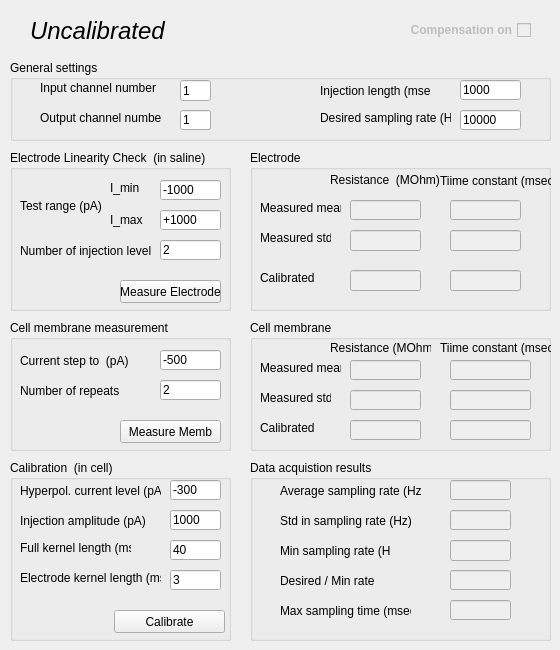
   <widget class="QWidget" name="electrode2">
    <attribute name="title">
     <string>Electrode 2</string>
    </attribute>
    <widget class="QGroupBox" name="groupBox_5">
     <property name="geometry">
      <rect>
       <x>250</x>
       <y>460</y>
       <width>301</width>
       <height>181</height>
      </rect>
     </property>
     <property name="title">
      <string>Data acquistion results</string>
     </property>
     <widget class="QLabel" name="label_19">
      <property name="geometry">
       <rect>
        <x>30</x>
        <y>20</y>
        <width>141</width>
        <height>21</height>
       </rect>
      </property>
      <property name="text">
       <string>Average sampling rate (Hz)</string>
      </property>
     </widget>
     <widget class="QLabel" name="label_21">
      <property name="geometry">
       <rect>
        <x>30</x>
        <y>80</y>
        <width>111</width>
        <height>21</height>
       </rect>
      </property>
      <property name="text">
       <string>Min sampling rate (Hz)</string>
      </property>
     </widget>
     <widget class="QLineEdit" name="leAverSamplRate_2">
      <property name="enabled">
       <bool>false</bool>
      </property>
      <property name="geometry">
       <rect>
        <x>200</x>
        <y>20</y>
        <width>61</width>
        <height>20</height>
       </rect>
      </property>
     </widget>
     <widget class="QLineEdit" name="leMinSRate_2">
      <property name="enabled">
       <bool>false</bool>
      </property>
      <property name="geometry">
       <rect>
        <x>200</x>
        <y>80</y>
        <width>61</width>
        <height>21</height>
       </rect>
      </property>
     </widget>
     <widget class="QLabel" name="label_41">
      <property name="geometry">
       <rect>
        <x>30</x>
        <y>50</y>
        <width>131</width>
        <height>21</height>
       </rect>
      </property>
      <property name="text">
       <string>Std in sampling rate (Hz)</string>
      </property>
     </widget>
     <widget class="QLineEdit" name="leSTDSamplingRate_2">
      <property name="enabled">
       <bool>false</bool>
      </property>
      <property name="geometry">
       <rect>
        <x>200</x>
        <y>50</y>
        <width>61</width>
        <height>20</height>
       </rect>
      </property>
     </widget>
     <widget class="QLineEdit" name="leDesPerMinRate_2">
      <property name="enabled">
       <bool>false</bool>
      </property>
      <property name="geometry">
       <rect>
        <x>200</x>
        <y>110</y>
        <width>61</width>
        <height>20</height>
       </rect>
      </property>
     </widget>
     <widget class="QLabel" name="label_42">
      <property name="geometry">
       <rect>
        <x>30</x>
        <y>110</y>
        <width>111</width>
        <height>21</height>
       </rect>
      </property>
      <property name="text">
       <string>Desired / Min rate </string>
      </property>
     </widget>
     <widget class="QLabel" name="label_43">
      <property name="geometry">
       <rect>
        <x>30</x>
        <y>140</y>
        <width>131</width>
        <height>21</height>
       </rect>
      </property>
      <property name="text">
       <string>Max sampling time (msec)</string>
      </property>
     </widget>
     <widget class="QLineEdit" name="leMaxSTime_2">
      <property name="enabled">
       <bool>false</bool>
      </property>
      <property name="geometry">
       <rect>
        <x>200</x>
        <y>140</y>
        <width>61</width>
        <height>20</height>
       </rect>
      </property>
     </widget>
    </widget>
    <widget class="QGroupBox" name="groupBox_6">
     <property name="geometry">
      <rect>
       <x>250</x>
       <y>150</y>
       <width>301</width>
       <height>161</height>
      </rect>
     </property>
     <property name="title">
      <string>Electrode</string>
     </property>
     <widget class="QLabel" name="label_44">
      <property name="geometry">
       <rect>
        <x>190</x>
        <y>20</y>
        <width>111</width>
        <height>21</height>
       </rect>
      </property>
      <property name="text">
       <string>Tiime constant (msec)</string>
      </property>
     </widget>
     <widget class="QLabel" name="label_9">
      <property name="geometry">
       <rect>
        <x>10</x>
        <y>50</y>
        <width>81</width>
        <height>16</height>
       </rect>
      </property>
      <property name="text">
       <string>Measured mean</string>
      </property>
     </widget>
     <widget class="QLineEdit" name="leElecMeasRes_2">
      <property name="enabled">
       <bool>false</bool>
      </property>
      <property name="geometry">
       <rect>
        <x>100</x>
        <y>50</y>
        <width>71</width>
        <height>20</height>
       </rect>
      </property>
     </widget>
     <widget class="QLineEdit" name="leElecCalibRes_2">
      <property name="enabled">
       <bool>false</bool>
      </property>
      <property name="geometry">
       <rect>
        <x>100</x>
        <y>120</y>
        <width>71</width>
        <height>21</height>
       </rect>
      </property>
     </widget>
     <widget class="QLabel" name="label_45">
      <property name="geometry">
       <rect>
        <x>80</x>
        <y>20</y>
        <width>111</width>
        <height>20</height>
       </rect>
      </property>
      <property name="text">
       <string>Resistance  (MOhm)</string>
      </property>
     </widget>
     <widget class="QLabel" name="label_46">
      <property name="geometry">
       <rect>
        <x>10</x>
        <y>120</y>
        <width>61</width>
        <height>16</height>
       </rect>
      </property>
      <property name="text">
       <string>Calibrated</string>
      </property>
     </widget>
     <widget class="QLineEdit" name="leElecMeasTime_2">
      <property name="enabled">
       <bool>false</bool>
      </property>
      <property name="geometry">
       <rect>
        <x>200</x>
        <y>50</y>
        <width>71</width>
        <height>20</height>
       </rect>
      </property>
     </widget>
     <widget class="QLineEdit" name="leElecResStd_2">
      <property name="enabled">
       <bool>false</bool>
      </property>
      <property name="geometry">
       <rect>
        <x>100</x>
        <y>80</y>
        <width>71</width>
        <height>21</height>
       </rect>
      </property>
     </widget>
     <widget class="QLabel" name="label_47">
      <property name="geometry">
       <rect>
        <x>10</x>
        <y>80</y>
        <width>71</width>
        <height>16</height>
       </rect>
      </property>
      <property name="text">
       <string>Measured std</string>
      </property>
     </widget>
     <widget class="QLineEdit" name="leElecTimeStd_2">
      <property name="enabled">
       <bool>false</bool>
      </property>
      <property name="geometry">
       <rect>
        <x>200</x>
        <y>80</y>
        <width>71</width>
        <height>21</height>
       </rect>
      </property>
     </widget>
    </widget>
    <widget class="QGroupBox" name="gbGeneral_2">
     <property name="geometry">
      <rect>
       <x>10</x>
       <y>60</y>
       <width>541</width>
       <height>81</height>
      </rect>
     </property>
     <property name="title">
      <string>General settings</string>
     </property>
     <widget class="QLineEdit" name="leGenOutChannelNum_2">
      <property name="geometry">
       <rect>
        <x>170</x>
        <y>50</y>
        <width>31</width>
        <height>20</height>
       </rect>
      </property>
      <property name="layoutDirection">
       <enum>Qt::RightToLeft</enum>
      </property>
      <property name="text">
       <string>1</string>
      </property>
     </widget>
     <widget class="QLabel" name="label_10">
      <property name="geometry">
       <rect>
        <x>30</x>
        <y>20</y>
        <width>121</width>
        <height>16</height>
       </rect>
      </property>
      <property name="text">
       <string>Input channel number</string>
      </property>
     </widget>
     <widget class="QLineEdit" name="leGenInjLen_2">
      <property name="geometry">
       <rect>
        <x>450</x>
        <y>20</y>
        <width>61</width>
        <height>20</height>
       </rect>
      </property>
      <property name="text">
       <string>1000</string>
      </property>
     </widget>
     <widget class="QLineEdit" name="leGenSamplingRate_2">
      <property name="geometry">
       <rect>
        <x>450</x>
        <y>50</y>
        <width>61</width>
        <height>20</height>
       </rect>
      </property>
      <property name="text">
       <string>10000</string>
      </property>
     </widget>
     <widget class="QLabel" name="label_11">
      <property name="geometry">
       <rect>
        <x>30</x>
        <y>50</y>
        <width>121</width>
        <height>16</height>
       </rect>
      </property>
      <property name="text">
       <string>Output channel number</string>
      </property>
     </widget>
     <widget class="QLabel" name="label_48">
      <property name="geometry">
       <rect>
        <x>310</x>
        <y>20</y>
        <width>111</width>
        <height>21</height>
       </rect>
      </property>
      <property name="text">
       <string>Injection length (msec)</string>
      </property>
     </widget>
     <widget class="QLabel" name="label_49">
      <property name="geometry">
       <rect>
        <x>310</x>
        <y>50</y>
        <width>131</width>
        <height>16</height>
       </rect>
      </property>
      <property name="text">
       <string>Desired sampling rate (Hz)</string>
      </property>
     </widget>
     <widget class="QLineEdit" name="leGenInChannelNum_2">
      <property name="geometry">
       <rect>
        <x>170</x>
        <y>20</y>
        <width>31</width>
        <height>21</height>
       </rect>
      </property>
      <property name="layoutDirection">
       <enum>Qt::RightToLeft</enum>
      </property>
      <property name="text">
       <string>1</string>
      </property>
     </widget>
    </widget>
    <widget class="QGroupBox" name="gbLinCheck_3">
     <property name="enabled">
      <bool>true</bool>
     </property>
     <property name="geometry">
      <rect>
       <x>10</x>
       <y>320</y>
       <width>221</width>
       <height>131</height>
      </rect>
     </property>
     <property name="title">
      <string>Cell membrane measurement</string>
     </property>
     <widget class="QLineEdit" name="leMembIStep_2">
      <property name="geometry">
       <rect>
        <x>150</x>
        <y>30</y>
        <width>61</width>
        <height>20</height>
       </rect>
      </property>
      <property name="text">
       <string>-500</string>
      </property>
     </widget>
     <widget class="QLabel" name="label_50">
      <property name="geometry">
       <rect>
        <x>10</x>
        <y>60</y>
        <width>121</width>
        <height>21</height>
       </rect>
      </property>
      <property name="text">
       <string>Number of repeats</string>
      </property>
     </widget>
     <widget class="QLabel" name="label_51">
      <property name="geometry">
       <rect>
        <x>10</x>
        <y>30</y>
        <width>111</width>
        <height>21</height>
       </rect>
      </property>
      <property name="text">
       <string>Current step to  (pA)</string>
      </property>
     </widget>
     <widget class="QLineEdit" name="leMembRepNum_2">
      <property name="geometry">
       <rect>
        <x>150</x>
        <y>60</y>
        <width>61</width>
        <height>20</height>
       </rect>
      </property>
      <property name="text">
       <string>2</string>
      </property>
     </widget>
     <widget class="QPushButton" name="membMeasButton_2">
      <property name="geometry">
       <rect>
        <x>110</x>
        <y>100</y>
        <width>101</width>
        <height>23</height>
       </rect>
      </property>
      <property name="text">
       <string>Measure Memb</string>
      </property>
     </widget>
    </widget>
    <widget class="QLabel" name="lInfo_2">
     <property name="geometry">
      <rect>
       <x>30</x>
       <y>10</y>
       <width>371</width>
       <height>41</height>
      </rect>
     </property>
     <property name="font">
      <font>
       <pointsize>18</pointsize>
       <italic>true</italic>
      </font>
     </property>
     <property name="text">
      <string>Uncalibrated</string>
     </property>
    </widget>
    <widget class="QGroupBox" name="gbLinCheck_4">
     <property name="enabled">
      <bool>true</bool>
     </property>
     <property name="geometry">
      <rect>
       <x>10</x>
       <y>150</y>
       <width>221</width>
       <height>161</height>
      </rect>
     </property>
     <property name="title">
      <string>Electrode Linearity Check  (in saline)</string>
     </property>
     <widget class="QLineEdit" name="leElecMinCurrent_2">
      <property name="geometry">
       <rect>
        <x>150</x>
        <y>30</y>
        <width>61</width>
        <height>20</height>
       </rect>
      </property>
      <property name="text">
       <string>-1000</string>
      </property>
     </widget>
     <widget class="QLineEdit" name="leElecMaxCurrent_2">
      <property name="geometry">
       <rect>
        <x>150</x>
        <y>60</y>
        <width>61</width>
        <height>20</height>
       </rect>
      </property>
      <property name="text">
       <string>+1000</string>
      </property>
     </widget>
     <widget class="QLabel" name="label_52">
      <property name="geometry">
       <rect>
        <x>100</x>
        <y>30</y>
        <width>71</width>
        <height>16</height>
       </rect>
      </property>
      <property name="text">
       <string>I_min</string>
      </property>
     </widget>
     <widget class="QLabel" name="label_53">
      <property name="geometry">
       <rect>
        <x>100</x>
        <y>60</y>
        <width>71</width>
        <height>20</height>
       </rect>
      </property>
      <property name="text">
       <string>I_max</string>
      </property>
     </widget>
     <widget class="QLabel" name="label_54">
      <property name="geometry">
       <rect>
        <x>10</x>
        <y>90</y>
        <width>131</width>
        <height>21</height>
       </rect>
      </property>
      <property name="text">
       <string>Number of injection levels</string>
      </property>
     </widget>
     <widget class="QLabel" name="label_55">
      <property name="geometry">
       <rect>
        <x>10</x>
        <y>40</y>
        <width>81</width>
        <height>31</height>
       </rect>
      </property>
      <property name="text">
       <string>Test range (pA)</string>
      </property>
     </widget>
     <widget class="QLineEdit" name="leElecLevelNum_2">
      <property name="geometry">
       <rect>
        <x>150</x>
        <y>90</y>
        <width>61</width>
        <height>20</height>
       </rect>
      </property>
      <property name="text">
       <string>2</string>
      </property>
     </widget>
     <widget class="QPushButton" name="elecMeasButton_2">
      <property name="geometry">
       <rect>
        <x>110</x>
        <y>130</y>
        <width>101</width>
        <height>23</height>
       </rect>
      </property>
      <property name="text">
       <string>Measure Electrode</string>
      </property>
     </widget>
    </widget>
    <widget class="QCheckBox" name="cbCompOn_2">
     <property name="enabled">
      <bool>false</bool>
     </property>
     <property name="geometry">
      <rect>
       <x>410</x>
       <y>20</y>
       <width>121</width>
       <height>20</height>
      </rect>
     </property>
     <property name="font">
      <font>
       <weight>75</weight>
       <bold>true</bold>
      </font>
     </property>
     <property name="layoutDirection">
      <enum>Qt::RightToLeft</enum>
     </property>
     <property name="text">
      <string>Compensation on</string>
     </property>
     <property name="checkable">
      <bool>false</bool>
     </property>
    </widget>
    <widget class="QGroupBox" name="gbCalibration_2">
     <property name="enabled">
      <bool>true</bool>
     </property>
     <property name="geometry">
      <rect>
       <x>10</x>
       <y>460</y>
       <width>221</width>
       <height>181</height>
      </rect>
     </property>
     <property name="title">
      <string>Calibration  (in cell)</string>
     </property>
     <widget class="QPushButton" name="calibrateButton_2">
      <property name="geometry">
       <rect>
        <x>104</x>
        <y>150</y>
        <width>111</width>
        <height>23</height>
       </rect>
      </property>
      <property name="text">
       <string>Calibrate</string>
      </property>
      <property name="checkable">
       <bool>false</bool>
      </property>
      <property name="autoDefault">
       <bool>true</bool>
      </property>
     </widget>
     <widget class="QLabel" name="label_8">
      <property name="geometry">
       <rect>
        <x>10</x>
        <y>50</y>
        <width>131</width>
        <height>21</height>
       </rect>
      </property>
      <property name="text">
       <string>Injection amplitude (pA)</string>
      </property>
     </widget>
     <widget class="QLineEdit" name="leCalInjAmp_2">
      <property name="geometry">
       <rect>
        <x>160</x>
        <y>50</y>
        <width>51</width>
        <height>20</height>
       </rect>
      </property>
      <property name="text">
       <string>1000</string>
      </property>
     </widget>
     <widget class="QLabel" name="label_26">
      <property name="geometry">
       <rect>
        <x>10</x>
        <y>80</y>
        <width>111</width>
        <height>16</height>
       </rect>
      </property>
      <property name="text">
       <string>Full kernel length (ms)</string>
      </property>
     </widget>
     <widget class="QLabel" name="label_28">
      <property name="geometry">
       <rect>
        <x>10</x>
        <y>110</y>
        <width>141</width>
        <height>16</height>
       </rect>
      </property>
      <property name="text">
       <string>Electrode kernel length (ms)</string>
      </property>
     </widget>
     <widget class="QLineEdit" name="leCalFKLen_2">
      <property name="geometry">
       <rect>
        <x>160</x>
        <y>80</y>
        <width>51</width>
        <height>20</height>
       </rect>
      </property>
      <property name="text">
       <string>40</string>
      </property>
     </widget>
     <widget class="QLineEdit" name="leCalEKLen_2">
      <property name="geometry">
       <rect>
        <x>160</x>
        <y>110</y>
        <width>51</width>
        <height>20</height>
       </rect>
      </property>
      <property name="text">
       <string>3</string>
      </property>
     </widget>
     <widget class="QLineEdit" name="leHyperpolCurr_2">
      <property name="geometry">
       <rect>
        <x>160</x>
        <y>20</y>
        <width>51</width>
        <height>20</height>
       </rect>
      </property>
      <property name="text">
       <string>-300</string>
      </property>
     </widget>
     <widget class="QLabel" name="label_111">
      <property name="geometry">
       <rect>
        <x>10</x>
        <y>20</y>
        <width>141</width>
        <height>21</height>
       </rect>
      </property>
      <property name="text">
       <string>Hyperpol. current level (pA)</string>
      </property>
     </widget>
    </widget>
    <widget class="QGroupBox" name="groupBox_8">
     <property name="geometry">
      <rect>
       <x>250</x>
       <y>320</y>
       <width>301</width>
       <height>131</height>
      </rect>
     </property>
     <property name="title">
      <string>Cell membrane</string>
     </property>
     <widget class="QLabel" name="label_67">
      <property name="geometry">
       <rect>
        <x>190</x>
        <y>20</y>
        <width>111</width>
        <height>16</height>
       </rect>
      </property>
      <property name="text">
       <string>Tiime constant (msec)</string>
      </property>
     </widget>
     <widget class="QLabel" name="label_68">
      <property name="geometry">
       <rect>
        <x>10</x>
        <y>40</y>
        <width>81</width>
        <height>16</height>
       </rect>
      </property>
      <property name="text">
       <string>Measured mean</string>
      </property>
     </widget>
     <widget class="QLineEdit" name="leCellMeasRes_2">
      <property name="enabled">
       <bool>false</bool>
      </property>
      <property name="geometry">
       <rect>
        <x>100</x>
        <y>40</y>
        <width>71</width>
        <height>20</height>
       </rect>
      </property>
     </widget>
     <widget class="QLineEdit" name="leCellCalibRes_2">
      <property name="enabled">
       <bool>false</bool>
      </property>
      <property name="geometry">
       <rect>
        <x>100</x>
        <y>100</y>
        <width>71</width>
        <height>20</height>
       </rect>
      </property>
     </widget>
     <widget class="QLabel" name="label_69">
      <property name="geometry">
       <rect>
        <x>80</x>
        <y>20</y>
        <width>101</width>
        <height>16</height>
       </rect>
      </property>
      <property name="text">
       <string>Resistance (MOhm)</string>
      </property>
     </widget>
     <widget class="QLabel" name="label_70">
      <property name="geometry">
       <rect>
        <x>10</x>
        <y>100</y>
        <width>61</width>
        <height>16</height>
       </rect>
      </property>
      <property name="text">
       <string>Calibrated</string>
      </property>
     </widget>
     <widget class="QLineEdit" name="leCellMeasTime_2">
      <property name="enabled">
       <bool>false</bool>
      </property>
      <property name="geometry">
       <rect>
        <x>200</x>
        <y>40</y>
        <width>81</width>
        <height>20</height>
       </rect>
      </property>
     </widget>
     <widget class="QLineEdit" name="leCellCalibTime_2">
      <property name="enabled">
       <bool>false</bool>
      </property>
      <property name="geometry">
       <rect>
        <x>200</x>
        <y>100</y>
        <width>81</width>
        <height>20</height>
       </rect>
      </property>
     </widget>
     <widget class="QLabel" name="label_240">
      <property name="geometry">
       <rect>
        <x>10</x>
        <y>70</y>
        <width>71</width>
        <height>16</height>
       </rect>
      </property>
      <property name="text">
       <string>Measured std</string>
      </property>
     </widget>
     <widget class="QLineEdit" name="leCellResStd_2">
      <property name="enabled">
       <bool>false</bool>
      </property>
      <property name="geometry">
       <rect>
        <x>100</x>
        <y>70</y>
        <width>71</width>
        <height>20</height>
       </rect>
      </property>
     </widget>
     <widget class="QLineEdit" name="leCellTimeStd_2">
      <property name="enabled">
       <bool>false</bool>
      </property>
      <property name="geometry">
       <rect>
        <x>200</x>
        <y>70</y>
        <width>81</width>
        <height>20</height>
       </rect>
      </property>
     </widget>
    </widget>
    <widget class="QLineEdit" name="leElecCalibTime_2">
     <property name="enabled">
      <bool>false</bool>
     </property>
     <property name="geometry">
      <rect>
       <x>450</x>
       <y>270</y>
       <width>71</width>
       <height>21</height>
      </rect>
     </property>
    </widget>
   </widget>
